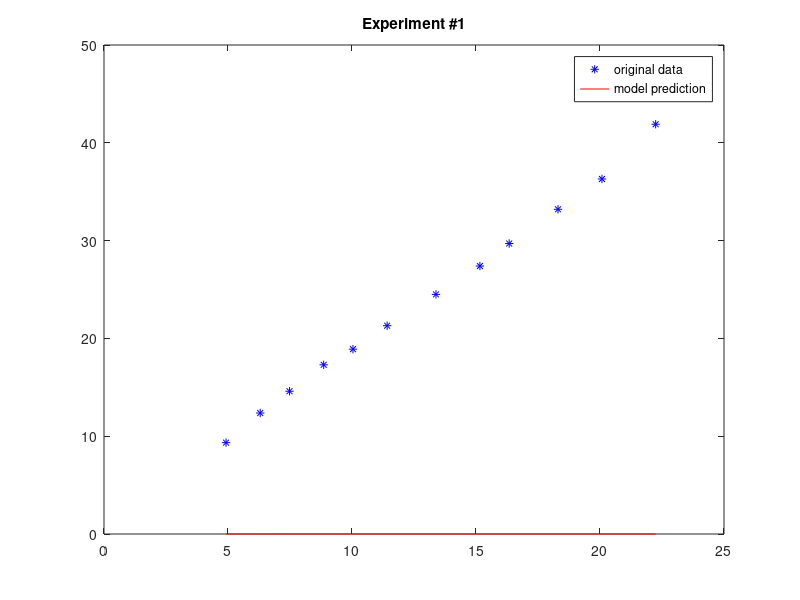
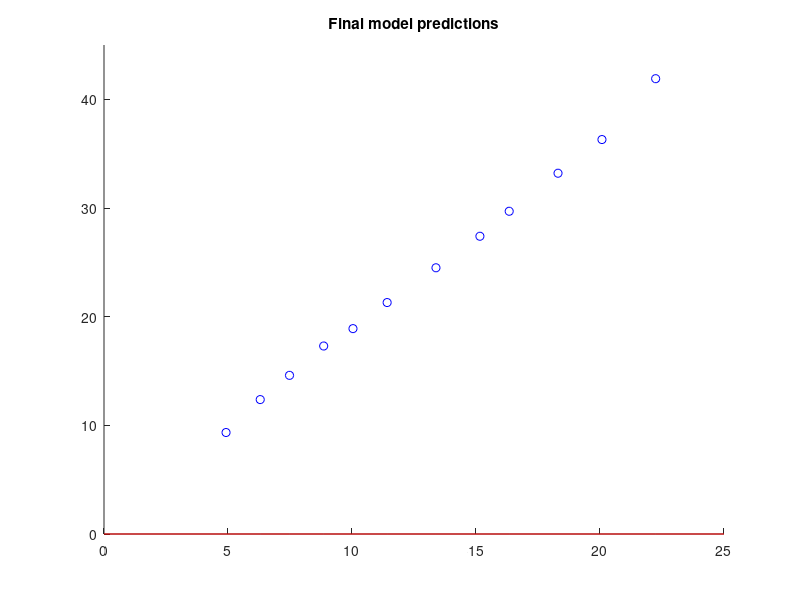

The MATLAB script that drew these images, in order:
function [Kf,KfSigma] = fitKfParams()
% finds Kf from the model
% omega^2 = u
% thrust = Kf*omega^2
% weight(grams) = (1000/g)*Kf*u

% 5 and 6 had a B_OFFSET of about 2 (onboard)
r5 = [
2.9527 6.10;
4.7244 10.80;
6.8897 15.01;
9.0551 18.64;
11.6142 22.60;
12.99 25.05;
14.7638 28.40;
16.1417 31.0;
17.3228 33.0;
19.0944 36.2;
];

r6 = [
3.937 8.6;
5.9055 12.6;
9.2519 18.76;
11.81102 23.09;
15.3543 29.75;
18.8976 36.45;
];

% 7 and 8 had a B_OFFSET of about 3 (onboard)
r7 = [
13.18897 23.3;
15.3593 27.4;
17.12598 30.8;
19.09488 34.6;
20.6693 37.9;
];

r8 = [
5.31496 10.0;
7.0866 13.6;
9.2519 17.5;
11.0236 20.3;
12.2047 22.3;
14.1732 25.2;
15.7480 28.3;
18.9133 32.3;
20.0787 36.0;
21.6535 40.0;
];

% 9 had a B_OFFSET of 2.8 (onboard)
r9 = [
4.9212 9.34;
6.2992 12.37;
7.4803 14.6;
8.8583 17.3;
10.03937 18.9;
11.4171 21.3;
13.3858 24.5;
15.1575 27.4;
16.3386 29.7;
18.3071 33.2;
20.0787 36.3;
22.2441 41.9;
];

exp = {r5,r6};
exp = {r7,r8};
exp = {r9};

Kfs = zeros(1,numel(exp));

x0 = 1;
for i=1:numel(exp);
  data = exp{i};
  
  w = warning('off','optim:fminunc:SwitchingMethod');
  params = fmincon(@(x)modelfit(x,data),x0,-1,0,[],[],[],[],[],struct('Display','off'));
  warning(w);
  
  figure(1);
  subplot(numel(exp),1,i);
  plot(data(:,1),data(:,2),'b*',data(:,1),evalparams(params,data(:,1)),'r');
  legend('original data','model prediction');
  title(sprintf('Experiment #%d',i));
  
  Kfs(i) = params(1);
end

Kf = mean(Kfs);
KfSigma = std(Kfs);

% plot the final model
figure(2)
hold on
for i=1:numel(exp)
  data = exp{i};
  plot(data(:,1),data(:,2),'bo');
end
% uses the sample points of the last exp
plot([0;data(:,1);25],evalparams(Kf,[0;data(:,1);25]),'r');
title('Final model predictions');
xlim([0 25]);
ylim([0,45]);

end

function c = modelfit(params,data)
  w = evalparams(params,data(:,1));
  dw = w-data(:,2);
  c = dw'*dw;
end

function w = evalparams(params,u)
  g = 9.8;
  Kf = params(1);
  w = (1000/g)*Kf*u;
end
